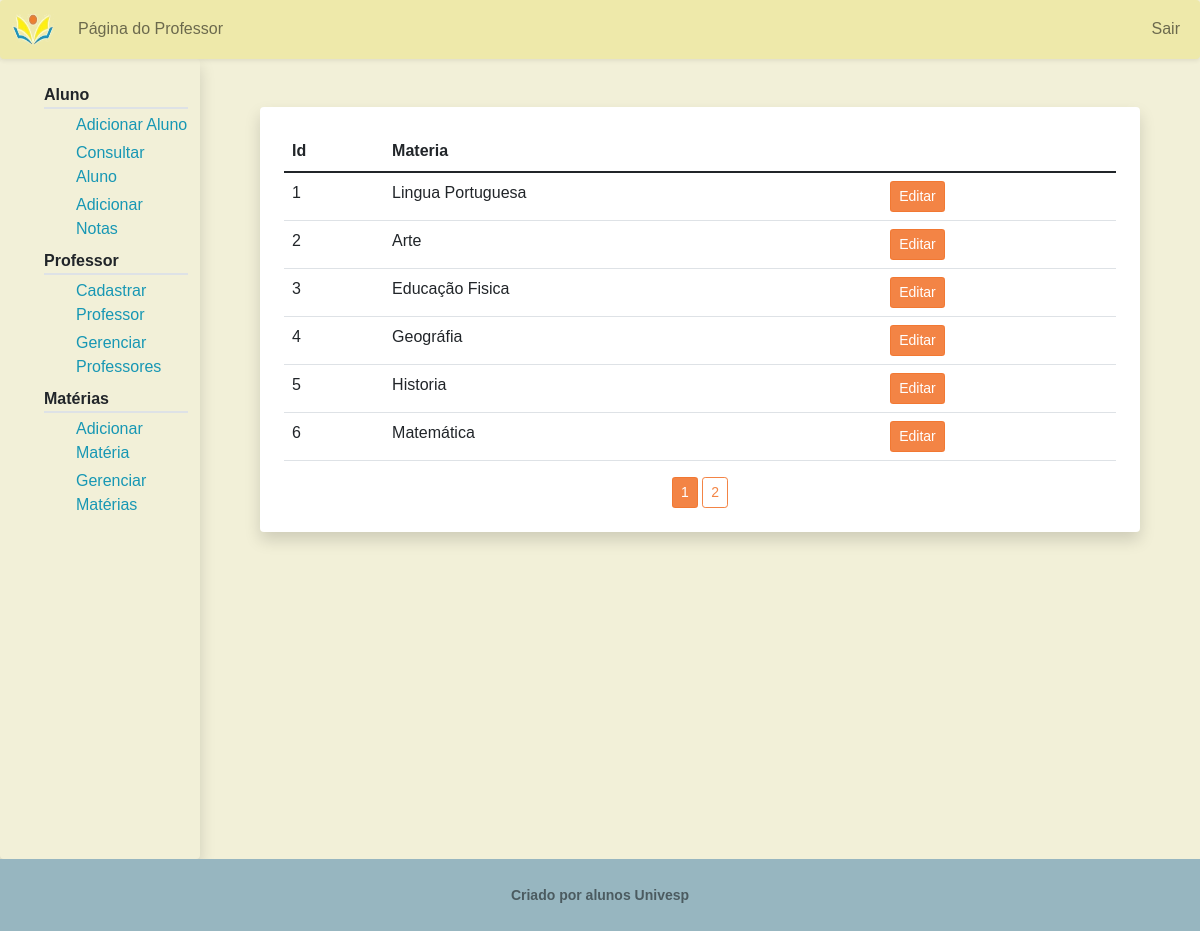
The page /gerenciar/materia/ (signed in) on the database its author committed.
### pi/models.py (models this page shows, shortened)
class Materia(db.Model):
    id = db.Column(db.Integer, primary_key=True)
    nome = db.Column(db.String(100), nullable=False, unique=True)

### pi/routes.py (the view)
@app.route("/gerenciar/materia/", methods=["GET", "POST"])
@login_required
def gerenciar_materia():
    page = request.args.get('page', 1, type=int)
    materias = Materia.query.paginate(per_page=6)
    return render_template('gerenciar_materias.html',
                            titulo='Gerenciar Materias',
                            user='gerenciar',
                            lista_materias=materias)

### pi/models.py (called while the page is built)
@login_manager.user_loader
def load_user(professor_id):
    return Professor.query.get(int(professor_id))

### pi/templates/gerenciar_materias.html
{% extends "professor_layout.html" %}
{% block prof %}
    <div class="shadow p-4 mb-5 bg-white rounded m-5">
        <table class="table ">
            <thead class="border-bottom border-dark" >
                <tr>
                    <th scope="col"> Id</th>
                    <th scope="col"> Materia </th>
                </tr>
            </thead>
            <tbody>
                {% for materia in lista_materias.items %}
                    <tr>
                        <td> {{ materia.id }} </td>
                        <td> {{ materia.nome }} </td>
                        <td>
                            <a class="btn btn-primary btn-sm" href=" {{ url_for('editar_materia', id_materia=materia.id) }} "> Editar </a>
                        </td>
                    </tr>
                {% endfor %}
            </tbody>
        </table>
        <div class="text-center">
            {%  for numero_pagina in lista_materias.iter_pages() %}
                {% if numero_pagina %}
                    {% if lista_materias.page == numero_pagina %}
                        <a class="btn btn-primary btn-sm" href="{{ url_for('gerenciar_materia', page=numero_pagina) }}">{{ numero_pagina }}</a>
                    {% else %}
                        <a class="btn btn-outline-primary btn-sm" href=" {{ url_for('gerenciar_materia', page=numero_pagina) }} "> {{ numero_pagina }} </a>
                    {% endif %}
                {% else %}
                    ...
                {% endif %}
            {% endfor %}
        </div>
    </div>
{% endblock prof %}

### pi/static/main.css (style rules this page uses)
html, body { height: 100vh; font-family: Arial, Helvetica, sans-serif; background-color: #F2F0D8; }
.btn.btn-primary:focus, .btn.btn-primary:active, .btn.btn-primary:visited, .btn.btn-primary { color: #ffffff; background-color: #f27730e5; border-color: #f27730e5; }
.btn.btn-outline-primary { color: #f27730e5; background-color: transparent; background-image: none; border-color: #f27730e5; }
a { text-decoration: none; }

### rows shown on the page
Materia: id "1", nome "Lingua Portuguesa"
Materia: id "2", nome "Arte"
Materia: id "3", nome "Educação Fisica"
Materia: id "4", nome "Geográfia"
Materia: id "5", nome "Historia"
Materia: id "6", nome "Matemática"

### other values the page prints
{{ numero_pagina }} "1"
{{ numero_pagina }} "2"
